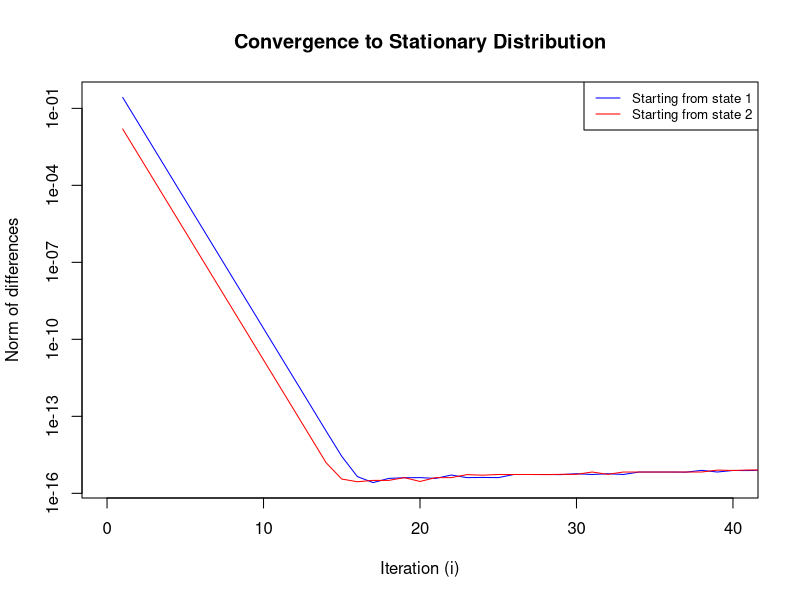
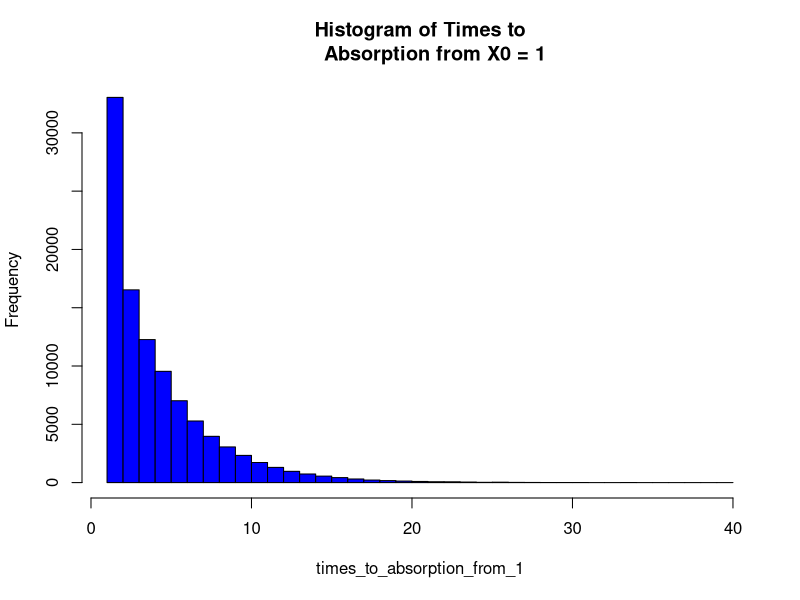
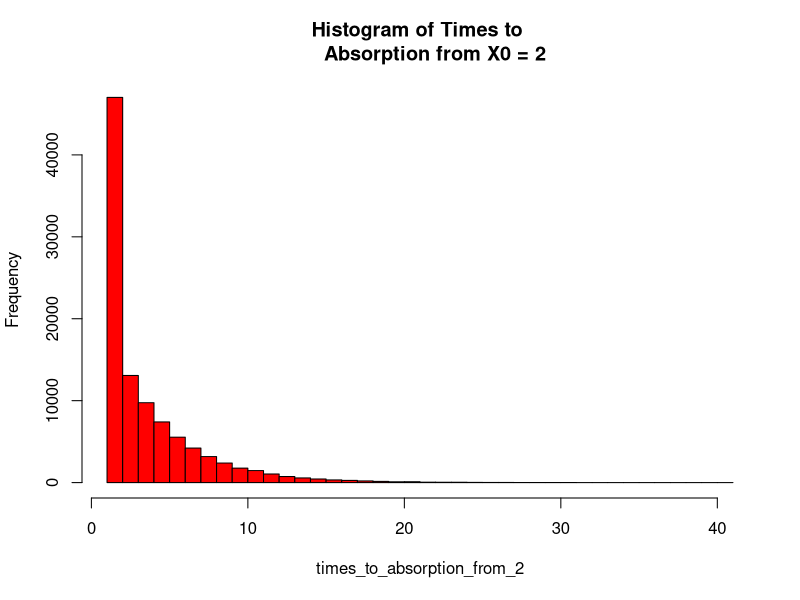

R code for these plots, in order:
## ---- chunk 1
knitr::opts_chunk$set(echo = TRUE)
## ---- chunk 2
library(expm)
## ---- chunk 3
# Define the transition matrix P
P <- matrix(c(0.2, 0.7, 0.1,  # Transitions from state 1 to states 1, 2, 3
              0.2, 0.5, 0.3,  # Transitions from state 2 to states 1, 2, 3
              0.2, 0.4, 0.4), # Transitions from state 3 to states 1, 2, 3
            byrow = TRUE, nrow = 3)

print(P)
## ---- chunk 4
set.seed(123)

# Function to simulate a single step of the Markov chain
simulate_step <- function(current_state, transition_matrix) {
  return(sample(1:3, size = 1, prob = transition_matrix[current_state, ]))
}

# Set starting state as 1
current_state <- 1

# Simulate the first transition
next_state <- simulate_step(current_state, P)

print(next_state)

## ---- chunk 5
eigen_values <- eigen(t(P))$values
eigen_vectors <- eigen(t(P))$vectors

# Find the position of the eigenvalue that is closest to 1
index <- which.min(abs(eigen_values - 1))

# Extract the corresponding eigenvector and normalize it to sum to 1
stationary_distribution <- eigen_vectors[,index] / sum(eigen_vectors[,index])

# Since we want a row vector, we transpose the stationary distribution
stationary_distribution <- t(stationary_distribution)

print(stationary_distribution)
## ---- chunk 6
pi_0_a <- c(1, 0, 0) # Starting from state 1
pi_0_b <- c(0, 1, 0) # Starting from state 2 for comparison

# Function to compute the probability distribution after i steps
compute_pi_i <- function(pi_0, P, i) {
  return (pi_0 %*% (P %^% i))
}

iterations <- 100

# Initialize a matrix
norm_differences_a <- numeric(iterations)
norm_differences_b <- numeric(iterations)

# Calculate the norm differences for each step
for (i in 1:iterations) {
  pi_i_a <- compute_pi_i(pi_0_a, P, i)
  pi_i_b <- compute_pi_i(pi_0_b, P, i)
  
  norm_differences_a[i] <- sqrt(sum((pi_i_a - stationary_distribution)^2))
  norm_differences_b[i] <- sqrt(sum((pi_i_b - stationary_distribution)^2))
}

# Plot
plot(1:iterations, norm_differences_a, log = "y",type='l', col='blue',xlim = c(0,40),
     xlab='Iteration (i)', ylab='Norm of differences',
     main='Convergence to Stationary Distribution')
lines(1:iterations, norm_differences_b, log = "y",col='red',xlim = c(0,40))
legend("topright", legend=c("Starting from state 1", "Starting from state 2"),
       col=c("blue", "red"), lty=1, cex=0.8)

## ---- chunk 7
simulate_to_absorption <- function(P, start_state) {
  state <- start_state
  steps <- 0
  while(state != 3) {
    state <- sample(1:3, size = 1, prob = P[state, ])
    steps <- steps + 1
  }
  return(steps)
}

# Number of simulations
num_simulations <- 100000
times_to_absorption_from_1 <- replicate(num_simulations, simulate_to_absorption(P, 1))
times_to_absorption_from_2 <- replicate(num_simulations, simulate_to_absorption(P, 2))

# Plot histograms
hist(times_to_absorption_from_1, breaks = 50, col = 'blue', main = 'Histogram of Times to
     Absorption from X0 = 1')
hist(times_to_absorption_from_2, breaks = 50, col = 'red', main = 'Histogram of Times to 
     Absorption from X0 = 2')

# Compute means
mean_time_from_1 <- mean(times_to_absorption_from_1)
mean_time_from_2 <- mean(times_to_absorption_from_2)

mean_time_from_1
mean_time_from_2

## ---- chunk 8
# Define the transition matrix P, modified to have 0s for transitions out of the absorbing state
P <- matrix(c(0.2, 0.7, 0.1,    # State 1 transitions
              0.2, 0.5, 0.3,    # State 2 transitions
              0,   0,   1),     # State 3 transitions (absorbing state)
            byrow = TRUE, nrow = 3)

# Define the system of equations based on the provided formula
# Since T3 = 0, we only need to calculate T1 and T2

# Coefficients matrix for T1 and T2
A <- matrix(c(1 - P[1, 1], -P[1, 2],
              -P[2, 1], 1 - P[2, 2]), ncol = 2)

b <- c(1, 1)

# Solve for T1 and T2
mean_times <- solve(t(A), b)

# Add T3 which is 0
mean_times <- c(mean_times, 0)
mean_times
